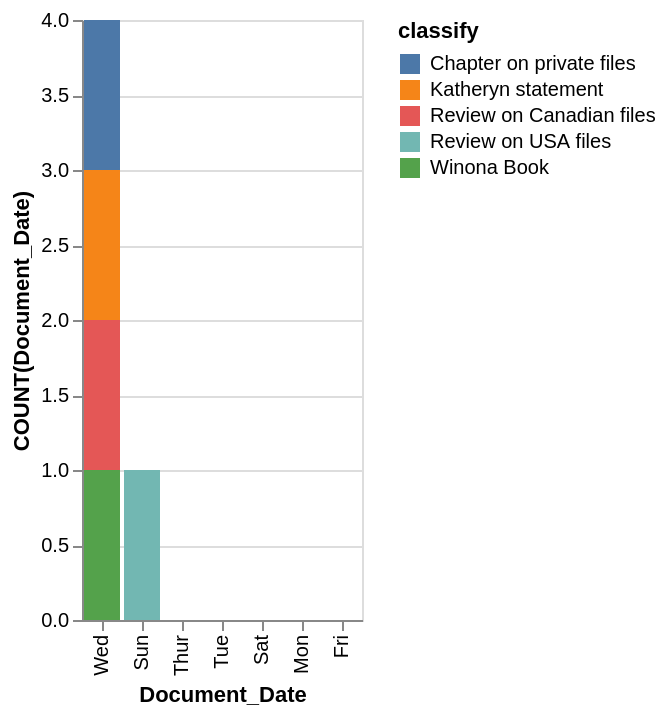

Express this chart as Vega-Lite.
### Vega-Lite specification from a JSON file in a GitHub repository (floating-point values rounded to 4 significant figures)
{"data": {"values": [{"x_data": "Wed", "y_data": 1, "classify": "Chapter on private files"}, {"x_data": "Thur", "y_data": 0, "classify": "Chapter on private files"}, {"x_data": "Sun", "y_data": 0, "classify": "Chapter on private files"}, {"x_data": "Tue", "y_data": 0, "classify": "Chapter on private files"}, {"x_data": "Sat", "y_data": 0, "classify": "Chapter on private files"}, {"x_data": "Mon", "y_data": 0, "classify": "Chapter on private files"}, {"x_data": "Fri", "y_data": 0, "classify": "Chapter on private files"}, {"x_data": "Wed", "y_data": 1, "classify": "Katheryn statement"}, {"x_data": "Thur", "y_data": 0, "classify": "Katheryn statement"}, {"x_data": "Sun", "y_data": 0, "classify": "Katheryn statement"}, {"x_data": "Tue", "y_data": 0, "classify": "Katheryn statement"}, {"x_data": "Sat", "y_data": 0, "classify": "Katheryn statement"}, {"x_data": "Mon", "y_data": 0, "classify": "Katheryn statement"}, {"x_data": "Fri", "y_data": 0, "classify": "Katheryn statement"}, {"x_data": "Wed", "y_data": 1, "classify": "Review on Canadian files"}, {"x_data": "Thur", "y_data": 0, "classify": "Review on Canadian files"}, {"x_data": "Sun", "y_data": 0, "classify": "Review on Canadian files"}, {"x_data": "Tue", "y_data": 0, "classify": "Review on Canadian files"}, {"x_data": "Sat", "y_data": 0, "classify": "Review on Canadian files"}, {"x_data": "Mon", "y_data": 0, "classify": "Review on Canadian files"}, {"x_data": "Fri", "y_data": 0, "classify": "Review on Canadian files"}, {"x_data": "Wed", "y_data": 0, "classify": "Review on USA files"}, {"x_data": "Thur", "y_data": 0, "classify": "Review on USA files"}, {"x_data": "Sun", "y_data": 1, "classify": "Review on USA files"}, {"x_data": "Tue", "y_data": 0, "classify": "Review on USA files"}, {"x_data": "Sat", "y_data": 0, "classify": "Review on USA files"}, {"x_data": "Mon", "y_data": 0, "classify": "Review on USA files"}, {"x_data": "Fri", "y_data": 0, "classify": "Review on USA files"}, {"x_data": "Wed", "y_data": 1, "classify": "Winona Book"}, {"x_data": "Thur", "y_data": 0, "classify": "Winona Book"}, {"x_data": "Sun", "y_data": 0, "classify": "Winona Book"}, {"x_data": "Tue", "y_data": 0, "classify": "Winona Book"}, {"x_data": "Sat", "y_data": 0, "classify": "Winona Book"}, {"x_data": "Mon", "y_data": 0, "classify": "Winona Book"}, {"x_data": "Fri", "y_data": 0, "classify": "Winona Book"}]}, "mark": "bar", "encoding": {"x": {"field": "x_data", "type": "nominal", "title": "Document_Date", "sort": {"op": "sum", "field": "y_data", "order": "descending"}}, "y": {"field": "y_data", "type": "quantitative", "title": "COUNT(Document_Date)"}, "color": {"field": "classify"}}}
